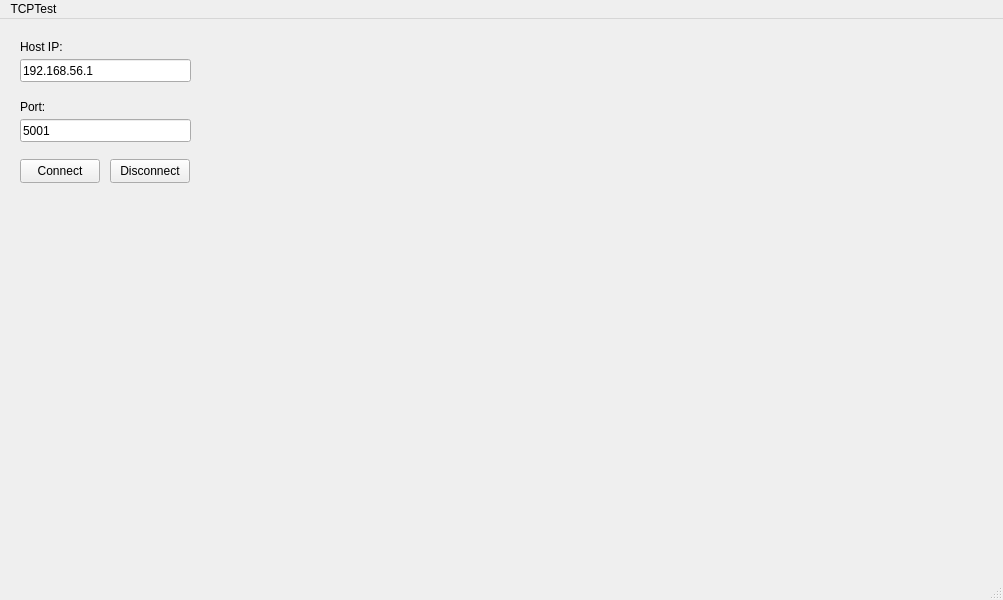
<?xml version="1.0" encoding="UTF-8"?>
<ui version="4.0">
 <class>MainWindow</class>
 <widget class="QMainWindow" name="MainWindow">
  <property name="geometry">
   <rect>
    <x>0</x>
    <y>0</y>
    <width>1003</width>
    <height>600</height>
   </rect>
  </property>
  <property name="windowTitle">
   <string>MainWindow</string>
  </property>
  <widget class="QChartView" name="centralwidget">
   <widget class="QChartView" name="mainChart" native="true">
    <property name="geometry">
     <rect>
      <x>210</x>
      <y>10</y>
      <width>581</width>
      <height>401</height>
     </rect>
    </property>
   </widget>
   <widget class="QLabel" name="label">
    <property name="geometry">
     <rect>
      <x>20</x>
      <y>20</y>
      <width>54</width>
      <height>16</height>
     </rect>
    </property>
    <property name="text">
     <string>Host IP:</string>
    </property>
   </widget>
   <widget class="QLineEdit" name="IP_lineEdit">
    <property name="geometry">
     <rect>
      <x>20</x>
      <y>40</y>
      <width>171</width>
      <height>23</height>
     </rect>
    </property>
    <property name="text">
     <string>192.168.56.1</string>
    </property>
   </widget>
   <widget class="QLabel" name="label_2">
    <property name="geometry">
     <rect>
      <x>20</x>
      <y>80</y>
      <width>54</width>
      <height>16</height>
     </rect>
    </property>
    <property name="text">
     <string>Port:</string>
    </property>
   </widget>
   <widget class="QLineEdit" name="PortlineEdit_2">
    <property name="geometry">
     <rect>
      <x>20</x>
      <y>100</y>
      <width>171</width>
      <height>23</height>
     </rect>
    </property>
    <property name="text">
     <string>5001</string>
    </property>
   </widget>
   <widget class="QPushButton" name="connectButton">
    <property name="geometry">
     <rect>
      <x>20</x>
      <y>140</y>
      <width>80</width>
      <height>24</height>
     </rect>
    </property>
    <property name="text">
     <string>Connect</string>
    </property>
   </widget>
   <widget class="QPushButton" name="Disc_pushButton">
    <property name="geometry">
     <rect>
      <x>110</x>
      <y>140</y>
      <width>80</width>
      <height>24</height>
     </rect>
    </property>
    <property name="text">
     <string>Disconnect</string>
    </property>
   </widget>
  </widget>
  <widget class="QMenuBar" name="menubar">
   <property name="geometry">
    <rect>
     <x>0</x>
     <y>0</y>
     <width>1003</width>
     <height>21</height>
    </rect>
   </property>
   <widget class="QMenu" name="menuTCPTest">
    <property name="title">
     <string>TCPTest</string>
    </property>
    <addaction name="actionSever_Settings"/>
   </widget>
   <addaction name="menuTCPTest"/>
  </widget>
  <widget class="QStatusBar" name="statusbar"/>
  <action name="actionSever_Settings">
   <property name="text">
    <string>Sever Settings</string>
   </property>
  </action>
 </widget>
 <customwidgets>
  <customwidget>
   <class>QChartView</class>
   <extends>QWidget</extends>
   <header>qchartview.h</header>
   <container>1</container>
  </customwidget>
 </customwidgets>
 <resources/>
 <connections/>
</ui>
